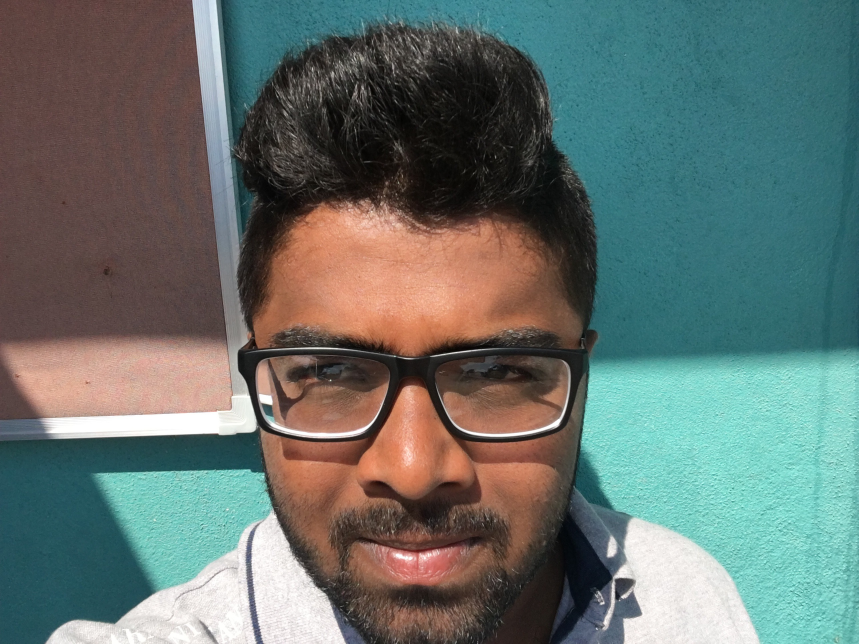
#> input picture training-data/s1/1.jpg, 2576 x 1932 px (shown at 1/3 size); its folder holds only this picture in this run; the run also reads 1 picture not shown here
$ python OpenCV-Face-Recognition-Python.py
#> lines starting #> are read from the running program, lines starting #| are printed output that depends on the picture


# coding: utf-8

# Face Recognition with OpenCV

# To detect faces, I will use the code from my previous article on
#[face detection](https://www.superdatascience.com/opencv-face-detection/).
#So if you have not read it, I encourage you to do so to understand how face
#detection works and its Python coding.

# ### Import Required Modules

# Before starting the actual coding we need to import the required modules for coding.
#So let's import them first.
#
# - **cv2:** is _OpenCV_ module for Python which we will use for face detection
#and face recognition.
# - **os:** We will use this Python module to read our training directories and file names.
# - **numpy:** We will use this module to convert Python lists to numpy arrays as
#OpenCV face recognizers accept numpy arrays.

# In[1]:

#import OpenCV module
import cv2
#import os module for reading training data directories and paths
import os
#import numpy to convert python lists to numpy arrays as
#it is needed by OpenCV face recognizers
import numpy as np


# ### Training Data..

# The more images used in training the better. Normally a lot of images are used
#for training a face recognizer so that it can learn different looks of the same person, for example with glasses, without glasses, laughing, sad, happy, crying, with beard, without beard etc. To keep our tutorial simple we are going to use only 12 images for each person.
#
# So our training data consists of total 2 persons with 12 images of each person.
#All training data is inside _`training-data`_ folder. _`training-data`_ folder contains
#one folder for each person and **each folder is named with format `sLabel (e.g. s1, s2)`
#where label is actually the integer label assigned to that person**. For example folder
#named s1 means that this folder contains images for person 1. The directory structure
#tree for training data is as follows:
#
# ```
# training-data
# |-------------- s1
# |               |-- 1.jpg
# |               |-- ...
# |               |-- 12.jpg
# |-------------- s2
# |               |-- 1.jpg
# |               |-- ...
# |               |-- 12.jpg
# ```
#
# The _`test-data`_ folder contains images that we will use to test our face
#recognizer after it has been successfully trained.

# As OpenCV face recognizer accepts labels as integers so we need to define a
#mapping between integer labels and persons actual names so below I am defining
#a mapping of persons integer labels and their respective names.
#
# **Note:** As we have not assigned `label 0` to any person so **the mapping for label 0
#is empty**.

# In[2]:

#there is no label 0 in our training data so subject name for index/label 0 is empty
subjects = ["", "manusudhan", "gagan"]


# ### Prepare training data

# You may be wondering why data preparation, right? Well, OpenCV face recognizer
#accepts data in a specific format. It accepts two vectors, one vector is of faces of
#all the persons and the second vector is of integer labels for each face so that when
#processing a face the face recognizer knows which person that particular face belongs too.
#
# For example, if we had 2 persons and 2 images for each person.
#
# ```
# PERSON-1    PERSON-2
#
# img1        img1
# img2        img2
# ```
#
# Then the prepare data step will produce following face and label vectors.
#

# ```
# FACES                        LABELS
#
# person1_img1_face              1
# person1_img2_face              1
# person2_img1_face              2
# person2_img2_face              2
# ```
#
#
# Preparing data step can be further divided into following sub-steps.
#
# 1. Read all the folder names of subjects/persons provided in training data folder.
#So for example, in this tutorial we have folder names: `s1, s2`.
# 2. For each subject, extract label number. **Do you remember that our folders have a
#special naming convention?** Folder names follow the format `sLabel` where `Label` is an
#integer representing the label we have assigned to that subject. So for example, folder name
#`s1` means that the subject has label 1, s2 means subject label is 2 and so on.
#The label extracted in this step is assigned to each face detected in the next step.
# 3. Read all the images of the subject, detect face from each image.
# 4. Add each face to faces vector with corresponding subject label (extracted in above step)
#added to labels vector.
#
# **[There should be a visualization for above steps here]**

# Did you read my last article on [face detection]
#(https://www.superdatascience.com/opencv-face-detection/)? No?
#Then you better do so right now because to detect faces, I am going to use the code from my previous article on [face detection](https://www.superdatascience.com/opencv-face-detection/). So if you have not read it, I encourage you to do so to understand how face detection works and its coding. Below is the same code.

# In[3]:

#function to detect face using OpenCV
def detect_face(img):
    #convert the test image to gray image as opencv face detector expects gray images
    gray = cv2.cvtColor(img, cv2.COLOR_BGR2GRAY)

    #load OpenCV face detector, I am using LBP which is fast
    #there is also a more accurate but slow Haar classifier
    face_cascade = cv2.CascadeClassifier('opencv-files/lbpcascade_frontalface.xml')

    #let's detect multiscale (some images may be closer to camera than others) images
    #result is a list of faces
    faces = face_cascade.detectMultiScale(gray, scaleFactor=1.2, minNeighbors=5);

    #if no faces are detected then return original img
    if (len(faces) == 0):
        return None, None

    #under the assumption that there will be only one face,
    #extract the face area
    (x, y, w, h) = faces[0]

    #return only the face part of the image
    return gray[y:y+w, x:x+h], faces[0]


# I am using OpenCV's **LBP face detector**. On _line 4_, I convert the image to grayscale because most operations in OpenCV are performed in gray scale, then on _line 8_ I load LBP face detector using `cv2.CascadeClassifier` class. After that on _line 12_ I use `cv2.CascadeClassifier` class' `detectMultiScale` method to detect all the faces in the image. on _line 20_, from detected faces I only pick the first face because in one image there will be only one face (under the assumption that there will be only one prominent face). As faces returned by `detectMultiScale` method are actually rectangles (x, y, width, height) and not actual faces images so we have to extract face image area from the main image. So on _line 23_ I extract face area from gray image and return both the face image area and face rectangle.
#
# Now you have got a face detector and you know the 4 steps to prepare the data, so are you ready to code the prepare data step? Yes? So let's do it.

# In[4]:

#this function will read all persons' training images, detect face from each image
#and will return two lists of exactly same size, one list
# of faces and another list of labels for each face
def prepare_training_data(data_folder_path):

    #------STEP-1--------
    #get the directories (one directory for each subject) in data folder
#> called with data_folder_path = 'training-data'
    dirs = os.listdir(data_folder_path)

    #list to hold all subject faces
    faces = []
    #list to hold labels for all subjects
    labels = []

    #let's go through each directory and read images within it
    for dir_name in dirs:

        #our subject directories start with letter 's' so
        #ignore any non-relevant directories if any
        if not dir_name.startswith("s"):
            continue;

        #------STEP-2--------
        #extract label number of subject from dir_name
        #format of dir name = slabel
        #, so removing letter 's' from dir_name will give us label
        label = int(dir_name.replace("s", ""))

        #build path of directory containin images for current subject subject
        #sample subject_dir_path = "training-data/s1"
        subject_dir_path = data_folder_path + "/" + dir_name

        #get the images names that are inside the given subject directory
        subject_images_names = os.listdir(subject_dir_path)

        #------STEP-3--------
        #go through each image name, read image,
        #detect face and add face to list of faces
        for image_name in subject_images_names:

            #ignore system files like .DS_Store
            if image_name.startswith("."):
                continue;

            #build image path
            #sample image path = training-data/s1/1.pgm
            image_path = subject_dir_path + "/" + image_name

            #read image
            image = cv2.imread(image_path)
#> image is the input picture: shape (1932, 2576, 3); mean B, G, R 110, 114.4, 101.5

            #display an image window to show the image
            cv2.imshow("Training on image...", cv2.resize(image, (400, 500)))
            cv2.waitKey(1)

            #detect face
            face, rect = detect_face(image)
#> in detect_face, `gray = cv2.cvtColor(img, cv2.COLOR_BGR2GRAY)`:
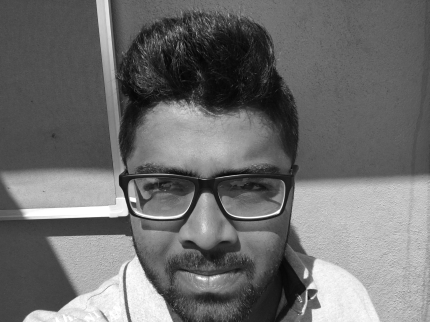
#> gray: shape (1932, 2576) (shown at 1/6 size); min 0, max 255, mean 110
#> in detect_face, `faces = face_cascade.detectMultiScale(gray, scaleFactor=1.2, minNeighb..`: faces = [[664, 657, 1206, 1206]]
#> in detect_face, `(x, y, w, h) = faces[0]`: x = 664; y = 657; w = 1206
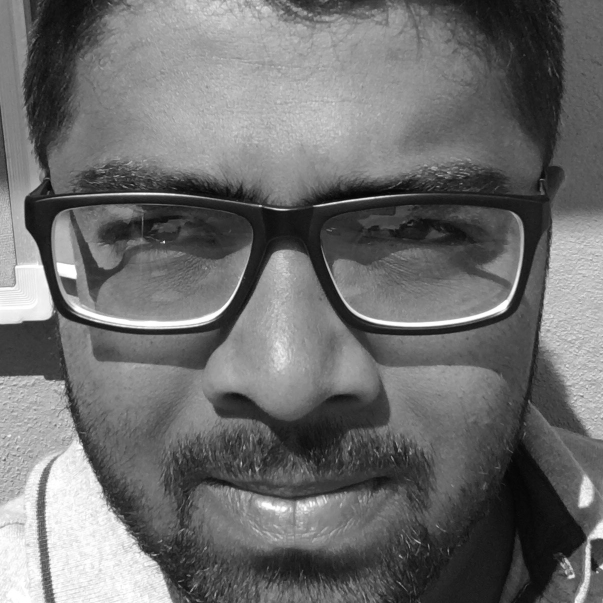
#> face: shape (1206, 1206) (shown at 1/2 size); min 0, max 255, mean 109.5
#> rect = [664, 657, 1206, 1206]

            #------STEP-4--------
            #for the purpose of this tutorial
            #we will ignore faces that are not detected
            if face is not None:
                #add face to list of faces
                faces.append(face)
                #add label for this face
                labels.append(label)
#> pass 2 of the loop in prepare_training_data, `for dir_name in dirs:`:
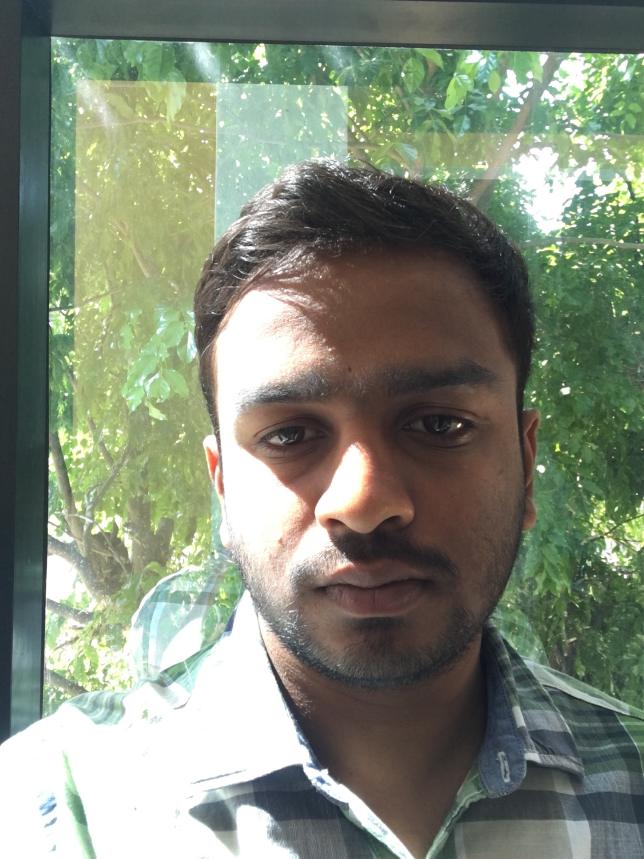
#> input picture training-data/s2/1.jpg, 1932 x 2576 px (shown at 1/3 size)
#> in prepare_training_data, image is the input picture: shape (2576, 1932, 3); mean B, G, R 119.9, 137.3, 128.7
#> in detect_face (call 2), `gray = cv2.cvtColor(img, cv2.COLOR_BGR2GRAY)`:
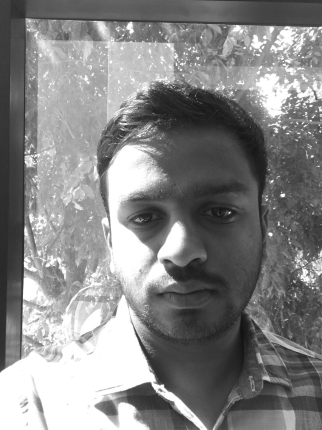
#> gray: shape (2576, 1932) (shown at 1/6 size); min 13, max 255, mean 132.7
#> in detect_face (call 2), `faces = face_cascade.detectMultiScale(gray, scaleFactor=1.2, minNeighb..`: faces = [[191, 1047, 65, 65]]
#> in detect_face (call 2), `(x, y, w, h) = faces[0]`: x = 191; y = 1047; w = 65
#> in prepare_training_data, `face, rect = detect_face(image)`:
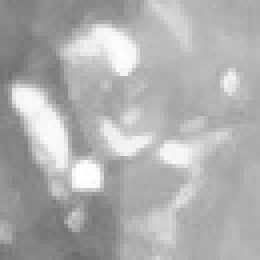
#> face: shape (65, 65) (shown 4 times larger); min 106, max 255, mean 174.9
#> in prepare_training_data, `face, rect = detect_face(image)`: rect = [191, 1047, 65, 65]

    cv2.destroyAllWindows()
    cv2.waitKey(1)
    cv2.destroyAllWindows()

    return faces, labels


# I have defined a function that takes the path, where training subjects' folders are stored, as parameter. This function follows the same 4 prepare data substeps mentioned above.
#
# **(step-1)** On _line 8_ I am using `os.listdir` method to read names of all folders stored on path passed to function as parameter. On _line 10-13_ I am defining labels and faces vectors.
#
# **(step-2)** After that I traverse through all subjects' folder names and from each subject's folder name on _line 27_ I am extracting the label information. As folder names follow the `sLabel` naming convention so removing the  letter `s` from folder name will give us the label assigned to that subject.
#
# **(step-3)** On _line 34_, I read all the images names of of the current subject being traversed and on _line 39-66_ I traverse those images one by one. On _line 53-54_ I am using OpenCV's `imshow(window_title, image)` along with OpenCV's `waitKey(interval)` method to display the current image being traveresed. The `waitKey(interval)` method pauses the code flow for the given interval (milliseconds), I am using it with 100ms interval so that we can view the image window for 100ms. On _line 57_, I detect face from the current image being traversed.
#
# **(step-4)** On _line 62-66_, I add the detected face and label to their respective vectors.

# But a function can't do anything unless we call it on some data that it has to prepare, right? Don't worry, I have got data of two beautiful and famous celebrities. I am sure you will recognize them!
#
# ![training-data](visualization/tom-shahrukh.png)
#
# Let's call this function on images of these beautiful celebrities to prepare data for training of our Face Recognizer. Below is a simple code to do that.

# In[5]:

#let's first prepare our training data
#data will be in two lists of same size
#one list will contain all the faces
#and other list will contain respective labels for each face
print("Preparing data...")
faces, labels = prepare_training_data("training-data")
#> faces = 2 items; labels = [1, 2]
print("Data prepared")

#print total faces and labels
print("Total faces: ", len(faces))
#| Total faces:  2
print("Total labels: ", len(labels))
#| Total labels:  2


# This was probably the boring part, right? Don't worry, the fun stuff is coming up next. It's time to train our own face recognizer so that once trained it can recognize new faces of the persons it was trained on. Read? Ok then let's train our face recognizer.

# ### Train Face Recognizer

# As we know, OpenCV comes equipped with three face recognizers
#
# 1. EigenFace Recognizer: This can be created with `cv2.face.createEigenFaceRecognizer()`
# 2. FisherFace Recognizer: This can be created with `cv2.face.createFisherFaceRecognizer()`
# 3. Local Binary Patterns Histogram (LBPH): This can be created with `cv2.face.LBPHFisherFaceRecognizer()`
#
# I am going to use LBPH face recognizer but you can use any face recognizer of your choice. No matter which of the OpenCV's face recognizer you use the code will remain the same. You just have to change one line, the face recognizer initialization line given below.

# In[6]:

#create our LBPH face recognizer
face_recognizer = cv2.face.LBPHFaceRecognizer_create()

#face_recognizer = cv2.face.LBPHFaceRecognizer_create()

#or use EigenFaceRecognizer by replacing above line with
#face_recognizer = cv2.face.EigenFaceRecognizer_create()

#or use FisherFaceRecognizer by replacing above line with
#face_recognizer = cv2.face.FisherFaceRecognizer_create()


# Now that we have initialized our face recognizer and we also have prepared our training data, it's time to train the face recognizer. We will do that by calling the `train(faces-vector, labels-vector)` method of face recognizer.

# In[7]:

#train our face recognizer of our training faces
face_recognizer.train(faces, np.array(labels))


# **Did you notice** that instead of passing `labels` vector directly to face recognizer I am first converting it to **numpy** array? This is because OpenCV expects labels vector to be a `numpy` array.
#
# Still not satisfied? Want to see some action? Next step is the real action, I promise!

# ### Prediction

# Now comes my favorite part, the prediction part. This is where we actually get to see if our algorithm is actually recognizing our trained subjects's faces or not. We will take two test images of our celeberities, detect faces from each of them and then pass those faces to our trained face recognizer to see if it recognizes them.
#
# Below are some utility functions that we will use for drawing bounding box (rectangle) around face and putting celeberity name near the face bounding box.

# In[8]:

#function to draw rectangle on image
#according to given (x, y) coordinates and
#given width and heigh
def draw_rectangle(img, rect):
    (x, y, w, h) = rect
    cv2.rectangle(img, (x, y), (x+w, y+h), (0, 255, 0), 12)

#function to draw text on give image starting from
#passed (x, y) coordinates.
def draw_text(img, text, x, y):
    cv2.putText(img, text, (x, y), cv2.FONT_HERSHEY_PLAIN, 1.5, (0, 255, 0), 2)


# First function `draw_rectangle` draws a rectangle on image based on passed rectangle coordinates. It uses OpenCV's built in function `cv2.rectangle(img, topLeftPoint, bottomRightPoint, rgbColor, lineWidth)` to draw rectangle. We will use it to draw a rectangle around the face detected in test image.
#
# Second function `draw_text` uses OpenCV's built in function `cv2.putText(img, text, startPoint, font, fontSize, rgbColor, lineWidth)` to draw text on image.
#
# Now that we have the drawing functions, we just need to call the face recognizer's `predict(face)` method to test our face recognizer on test images. Following function does the prediction for us.

# In[9]:

#this function recognizes the person in image passed
#and draws a rectangle around detected face with name of the
#subject
def predict(test_img):
    #make a copy of the image as we don't want to chang original image
    img = test_img.copy()
    #detect face from the image
    face, rect = detect_face(img)

    #predict the image using our face recognizer
    label, confidence = face_recognizer.predict(face)
    #get name of respective label returned by face recognizer
    label_text = subjects[label]

    #draw a rectangle around face detected
    draw_rectangle(img, rect)
    #draw name of predicted person
    draw_text(img, label_text, rect[0], rect[1]-5)

    return img

# Now that we have the prediction function well defined, next step is to actually call this function on our test images and display those test images to see if our face recognizer correctly recognized them. So let's do it. This is what we have been waiting for.

# In[10]:

print("Predicting images...")

#load test images
test_img1 = cv2.imread("test-data/test1.jpg")
test_img2 = cv2.imread("test-data/test2.jpg")
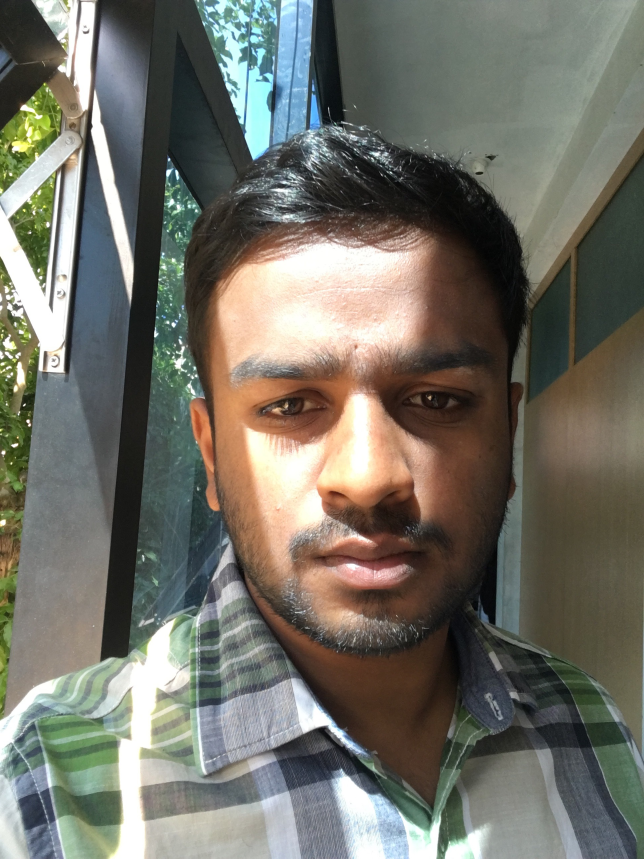
#> input picture test-data/test2.jpg, 1932 x 2576 px (shown at 1/3 size)
#> test_img2 is the input picture: shape (2576, 1932, 3); mean B, G, R 103, 112.6, 113.6

#perform a prediction
predicted_img1 = predict(test_img1)
#> in predict, `face, rect = detect_face(img)`: rect = [664, 657, 1206, 1206]
#> in predict, `label, confidence = face_recognizer.predict(face)`: label = 1; confidence = 0
#> in predict, `label_text = subjects[label]`: label_text = 'manusudhan'
#> in draw_rectangle, `(x, y, w, h) = rect`: x = 664; y = 657; w = 1206
predicted_img2 = predict(test_img2)
#> in detect_face (call 4), `gray = cv2.cvtColor(img, cv2.COLOR_BGR2GRAY)`:
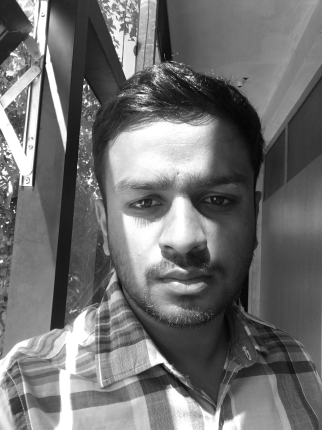
#> gray: shape (2576, 1932) (shown at 1/6 size); min 0, max 255, mean 111.8
#> in detect_face (call 4), `faces = face_cascade.detectMultiScale(gray, scaleFactor=1.2, minNeighb..`: faces = [[501, 773, 1149, 1149]]
#> in detect_face (call 4), `(x, y, w, h) = faces[0]`: x = 501; y = 773; w = 1149
#> in predict (call 2), `face, rect = detect_face(img)`:
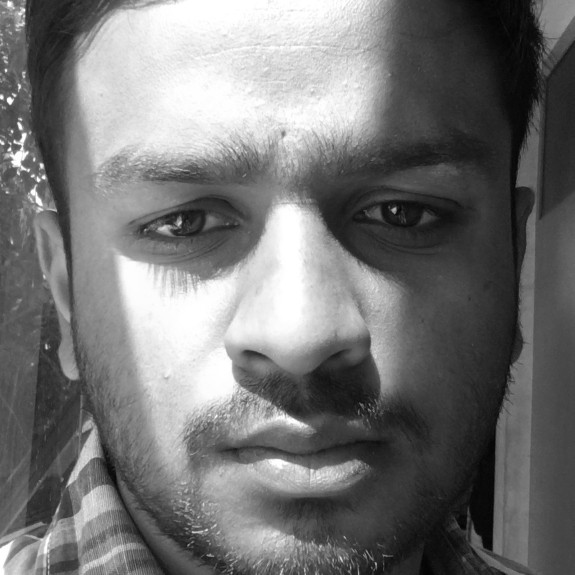
#> face: shape (1149, 1149) (shown at 1/2 size); min 0, max 255, mean 115.8
#> in predict (call 2), `face, rect = detect_face(img)`: rect = [501, 773, 1149, 1149]
#> in predict (call 2), `label, confidence = face_recognizer.predict(face)`: confidence = 12.53
print("Prediction complete")

#display both images
cv2.imshow(subjects[1], cv2.resize(predicted_img1, (400, 500)))
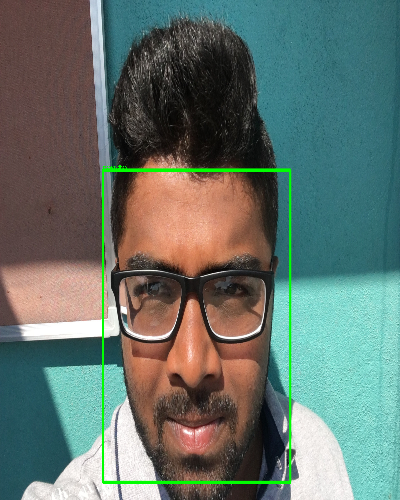
#> window 'manusudhan': shape (500, 400, 3); mean B, G, R 108.3, 115.9, 99.9
cv2.imshow(subjects[2], cv2.resize(predicted_img2, (400, 500)))
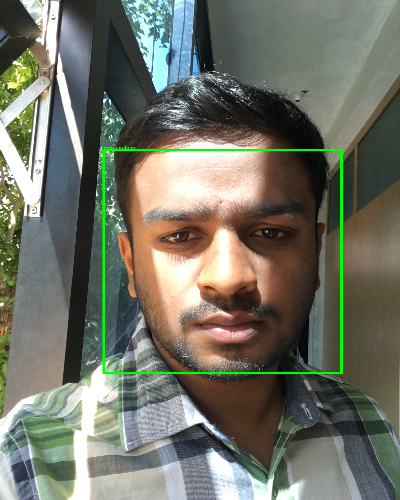
#> window 'gagan': shape (500, 400, 3); mean B, G, R 101.9, 114.2, 112.4
cv2.waitKey(0)
cv2.destroyAllWindows()
cv2.waitKey(1)
cv2.destroyAllWindows()
